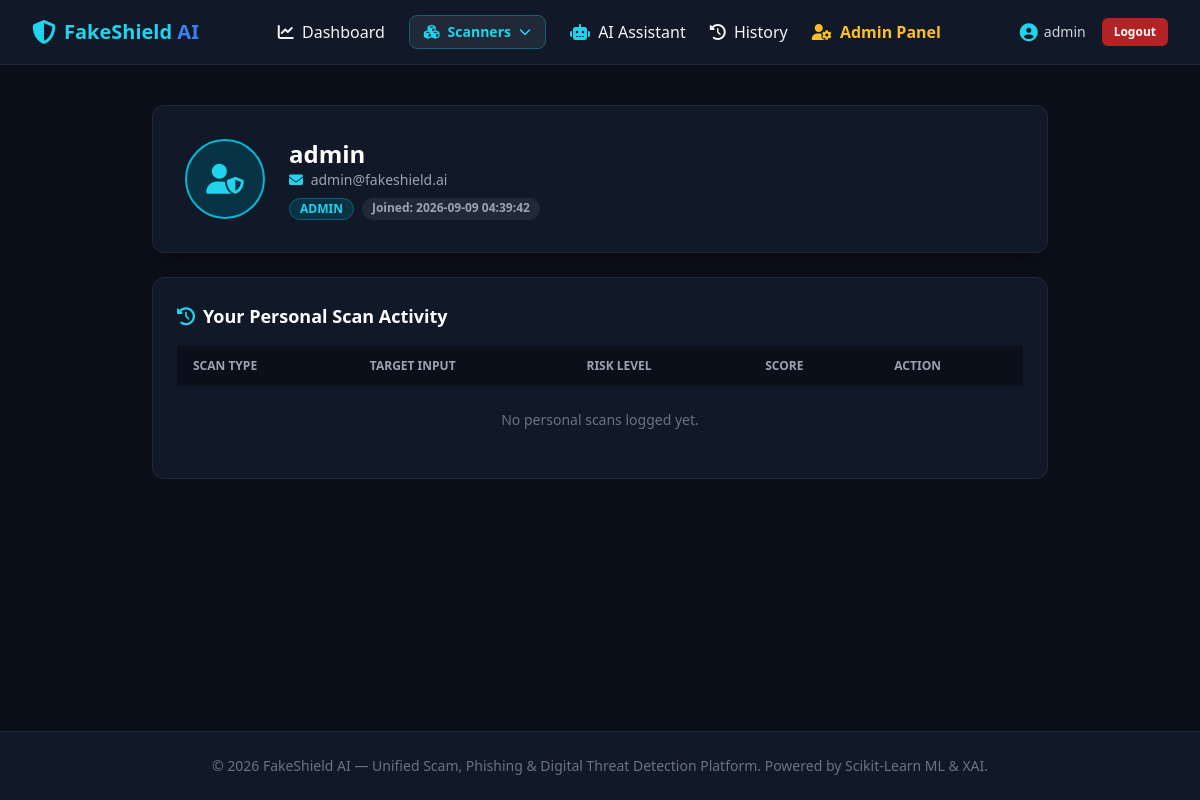
Screenshot of /profile (signed in) with the database file from the repository.
### tables this page shows
CREATE TABLE users (
        id INTEGER PRIMARY KEY AUTOINCREMENT,
        username TEXT UNIQUE NOT NULL,
        email TEXT UNIQUE NOT NULL,
        password_hash TEXT NOT NULL,
        role TEXT NOT NULL DEFAULT 'user',
        created_at TIMESTAMP DEFAULT CURRENT_TIMESTAMP
    );

### app.py (the view)
@app.route('/profile')
def profile():
    user = get_current_user()
    if not user:
        flash("Please login to view your profile.", "warning")
        return redirect(url_for('login'))
    user_scans = get_all_scans(limit=50)
    user_scans = [s for s in user_scans if s['user_id'] == user['id']]
    return render_template('profile.html', user=user, user_scans=user_scans)

### app.py (called while the page is built)
def get_current_user():
    if 'user_id' in session:
        return get_user_by_id(session['user_id'])
    return None

@app.context_processor
def inject_user():
    return dict(current_user=get_current_user())

### database.py (called while the page is built)
def get_db():
    conn = sqlite3.connect(Config.DATABASE)
    conn.row_factory = sqlite3.Row
    return conn

def get_user_by_id(user_id):
    conn = get_db()
    user = conn.cursor().execute('SELECT * FROM users WHERE id = ?', (user_id,)).fetchone()
    conn.close()
    return user

def get_all_scans(limit=100, scan_type=None, search=None):
    conn = get_db()
    query = '''
        SELECT s.*, u.username
        FROM scan_history s
        LEFT JOIN users u ON s.user_id = u.id
        WHERE 1=1
    '''
    params = []
    if scan_type and scan_type != 'all':
        query += ' AND s.scan_type = ?'
        params.append(scan_type)
    if search:
        query += ' AND (s.input_data LIKE ? OR s.threat_category LIKE ? OR s.risk_level LIKE ?)'
        pattern = f'%{search}%'
        params.extend([pattern, pattern, pattern])
    query += ' ORDER BY s.id DESC LIMIT ?'
    params.append(limit)
    scans = conn.cursor().execute(query, params).fetchall()
    conn.close()
    return scans

### templates/profile.html (shortened to what this page needs)
{% extends 'base.html' %}
{% block content %}
<div class="max-w-4xl mx-auto space-y-6">
    <div class="bg-cyber-card border border-cyber-border rounded-xl p-8 shadow-xl flex items-center space-x-6">
        <div class="w-20 h-20 rounded-full bg-cyan-950 border-2 border-cyan-500 text-cyan-400 flex items-center justify-center text-3xl font-bold">
            <i class="fa-solid fa-user-shield"></i>
        </div>
        <div>
            <h1 class="text-2xl font-bold text-white">{{ user.username }}</h1>
            <p class="text-gray-400 text-sm"><i class="fa-solid fa-envelope mr-1 text-cyan-400"></i> {{ user.email }}</p>
            <div class="mt-2 flex space-x-2">
                <span class="px-2.5 py-0.5 bg-cyan-950 border border-cyan-800 text-cyan-400 text-xs font-bold rounded-full uppercase">{{ user.role }}</span>
                <span class="px-2.5 py-0.5 bg-gray-800 text-gray-400 text-xs font-bold rounded-full">Joined: {{ user.created_at }}</span>
            </div>
        </div>
    </div>
    <div class="bg-cyber-card border border-cyber-border rounded-xl p-6">
        <h2 class="text-lg font-bold text-white mb-4 flex items-center space-x-2">
            <i class="fa-solid fa-history text-cyan-400"></i>
            <span>Your Personal Scan Activity</span>
        </h2>
        <div class="overflow-x-auto">
            <table class="w-full text-left text-sm text-gray-300">
                <thead class="bg-cyber-dark text-gray-400 uppercase text-xs">
                    <tr>
                        <th class="px-4 py-3">Scan Type</th>
                        <th class="px-4 py-3">Target Input</th>
                        <th class="px-4 py-3">Risk Level</th>
                        <th class="px-4 py-3">Score</th>
                        <th class="px-4 py-3">Action</th>
                    </tr>
                </thead>
                <tbody class="divide-y divide-cyber-border">
                    {% for scan in user_scans %}
                    <tr class="hover:bg-cyber-border/40 transition">
                        <td class="px-4 py-3 font-semibold text-cyan-400 text-xs">{{ scan.scan_type }}</td>
                        <td class="px-4 py-3 max-w-xs truncate text-gray-200 text-xs">{{ scan.input_data }}</td>
                        <td class="px-4 py-3">
                            {% if scan.risk_level == 'HIGH' %}
                            <span class="px-2 py-0.5 bg-red-950 text-red-400 border border-red-800 text-[10px] font-bold rounded">HIGH</span>
                            {% elif scan.risk_level == 'MEDIUM' %}
                            <span class="px-2 py-0.5 bg-amber-950 text-amber-400 border border-amber-800 text-[10px] font-bold rounded">MEDIUM</span>
                            {% else %}
                            <span class="px-2 py-0.5 bg-emerald-950 text-emerald-400 border border-emerald-800 text-[10px] font-bold rounded">SAFE</span>
                            {% endif %}
                        </td>
                        <td class="px-4 py-3 font-bold text-white text-xs">{{ scan.risk_score }}/100</td>
                        <td class="px-4 py-3">
                            <a href="{{ url_for('result', scan_id=scan.id) }}" class="text-cyan-400 hover:text-cyan-300 font-semibold text-xs"><i class="fa-solid fa-eye"></i> View</a>
                        </td>
                    </tr>
                    {% else %}
                    <tr>
                        <td colspan="5" class="px-4 py-6 text-center text-gray-500">No personal scans logged yet.</td>
                    </tr>
                    {% endfor %}
                </tbody>
            </table>
        </div>
    </div>
</div>
{% endblock %}

### templates/base.html (shortened to what this page needs)
<!DOCTYPE html>
<html lang="en" class="dark">
<head>
    <script src="https://cdn.tailwindcss.com"></script>
    <link rel="stylesheet" href="https://cdnjs.cloudflare.com/ajax/libs/font-awesome/6.4.0/css/all.min.css">
</head>
<body class="flex flex-col min-h-screen bg-cyber-dark text-gray-100">
    <nav class="bg-cyber-card border-b border-cyber-border sticky top-0 z-40">
        <div class="max-w-7xl mx-auto px-4 sm:px-6 lg:px-8">
            <div class="flex items-center justify-between h-16">
                <div class="flex items-center space-x-3">
                    <a href="{{ url_for('index') }}" class="flex items-center space-x-2 text-xl font-extrabold text-cyan-400">
                        <i class="fa-solid fa-shield-halved text-2xl text-cyan-400"></i>
                        <span>FakeShield <span class="text-blue-500">AI</span></span>
                    </a>
                </div>
                <div class="hidden md:flex items-center space-x-6">
                    <a href="{{ url_for('dashboard') }}" class="hover:text-cyan-400 transition"><i class="fa-solid fa-chart-line mr-1"></i> Dashboard</a>
                    <button onclick="toggleScannerModal()" type="button" class="px-3.5 py-1.5 bg-cyber-border hover:bg-cyan-950 border border-cyan-800 text-cyan-400 font-bold rounded-lg text-sm transition flex items-center space-x-2">
                        <i class="fa-solid fa-cubes text-cyan-400"></i>
                        <span>Scanners</span>
                        <i class="fa-solid fa-chevron-down text-xs"></i>
                    </button>
                    <a href="{{ url_for('genai_page') }}" class="hover:text-cyan-400 transition"><i class="fa-solid fa-robot text-cyan-400 mr-1"></i> AI Assistant</a>
                    <a href="{{ url_for('history') }}" class="hover:text-cyan-400 transition"><i class="fa-solid fa-clock-rotate-left mr-1"></i> History</a>
                    {% if current_user and current_user['role'] == 'admin' %}
                    <a href="{{ url_for('admin_panel') }}" class="text-amber-400 font-semibold hover:text-amber-300 transition"><i class="fa-solid fa-user-gear mr-1"></i> Admin Panel</a>
                    {% endif %}
                </div>
                <div class="flex items-center space-x-4">
                    {% if current_user %}
                    <a href="{{ url_for('profile') }}" class="text-sm font-medium text-gray-300 hover:text-white flex items-center">
                        <i class="fa-solid fa-circle-user text-cyan-400 text-lg mr-1.5"></i>
                        {{ current_user['username'] }}
                    </a>
                    <a href="{{ url_for('logout') }}" class="px-3 py-1.5 text-xs bg-red-600/80 hover:bg-red-600 text-white font-semibold rounded-md transition">Logout</a>
                    {% endif %}
                </div>
            </div>
        </div>
    </nav>
    <main class="flex-grow max-w-7xl w-full mx-auto px-4 sm:px-6 lg:px-8 py-6">
        {% block content %}{% endblock %}
    </main>
    <footer class="bg-cyber-card border-t border-cyber-border py-6 mt-12">
        <div class="max-w-7xl mx-auto px-4 text-center text-gray-500 text-sm">
            <p>© 2026 FakeShield AI — Unified Scam, Phishing & Digital Threat Detection Platform. Powered by Scikit-Learn ML & XAI.</p>
        </div>
    </footer>
</body>
</html>

### templates/base.html (style rules this page uses)
body { background-color: #0b0f19; color: #f3f4f6; font-family: system-ui, -apple-system, sans-serif; }

### rows the page displays
users: username "admin", email "admin@fakeshield.ai", role "ADMIN", created_at "2026-09-09 04:39:42"
